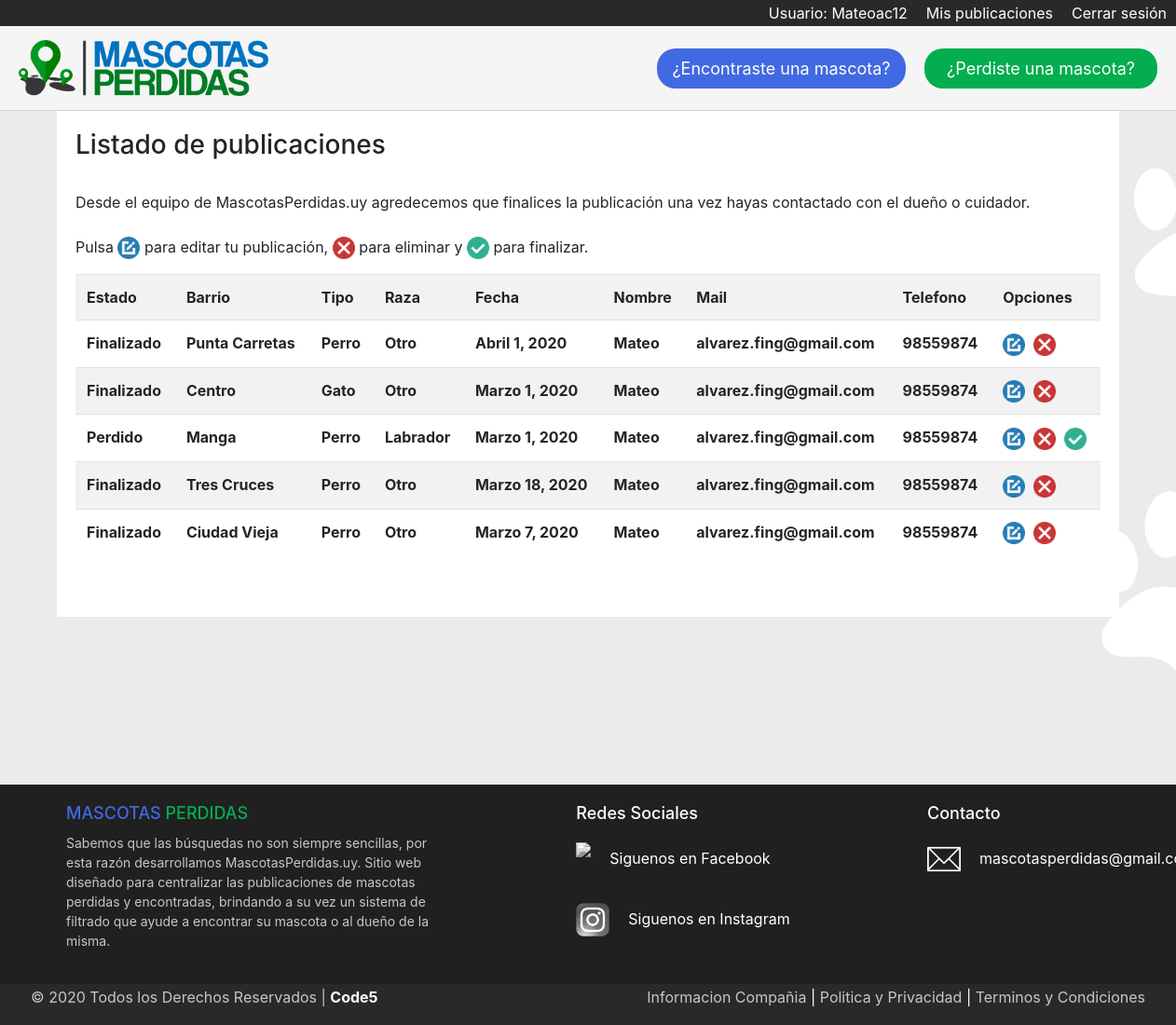
Screenshot of /listado_publicaciones/ (signed in) with the database file from the repository.
### Mascotas/models.py (models this page shows)
class MascotaPerdida(models.Model):
    estado = models.CharField(max_length=40)
    imagen = models.ImageField(null=True, blank=True)  # <---- NO SACAR EL NULL NI EL BLANK QUE SE ROMPE LA BBDD
    barrio = models.ForeignKey(Barrio, on_delete=models.CASCADE)
    tipo = models.ForeignKey(Tipo, on_delete=models.CASCADE)
    raza = models.ForeignKey(Raza, on_delete=models.CASCADE)
    fecha = models.DateField()
    nombre = models.CharField(max_length=40)
    mail = models.EmailField()
    telefono = models.IntegerField()
    descripcion = models.TextField()

class Barrio(models.Model):
    lugar = models.CharField(max_length=40)  # <---- Para indicar el barrio donde se perdio
    def __str__(self):
        return self.lugar

class Tipo(models.Model):
    especie = models.CharField(max_length=40)  # <---- Para indicar si es perro, gato, etc.
    def __str__(self):
        return self.especie

class Raza(models.Model):
    tipo = models.CharField(max_length=40)  # <---- Para indicar la raza del animal
    def __str__(self):
        return self.tipo

### Mascotasperdidas/views.py (the view)
# urls.py: path('listado_publicaciones/', Listado_publicaciones, name='listado_publicaciones'),
@login_required
def Listado_publicaciones(request):
    listado = MascotaPerdida.objects.order_by('-id')
    data = {
        'listado': listado
    }
    return render(request, 'listado_publicaciones.html', data)

### Mascotasperdidas/templates/listado_publicaciones.html (shortened to what this page needs)
{% extends 'base.html' %}
{% load static %}
{% block contenido %}
{% if user.is_authenticated %}
    <h3>Listado de publicaciones</h3>
    <p><br>
    Desde el equipo de MascotasPerdidas.uy agredecemos que finalices la publicación una vez hayas contactado con el dueño o cuidador.<br><br>
    Pulsa
    <img src="{% static 'img/edit.png' %}" alt="Editar" height="24px" > para editar tu publicación,
    <img src="{% static 'img/delete.png' %}" alt="Eliminar" height="24px" > para eliminar y
    <img src="{% static 'img/finalizar.png' %}" alt="Finalizar" height="24px"> para finalizar.
    </p>
    <table class="table table-striped">
        <tr>
            <th>Estado</th>
            <th>Barrio</th>
            <th>Tipo</th>
            <th>Raza</th>
            <th>Fecha</th>
            <th>Nombre</th>
            <th>Mail</th>
            <th>Telefono</th>
            <th>Opciones</th>
        </tr>
        {% for l in listado %}
            {% if user.email == l.mail %}
                <tr>
                    <th>{{ l.estado|title }}</th>
                    <th>{{ l.barrio|title }}</th>
                    <th>{{ l.tipo|title }}</th>
                    <th>{{ l.raza|title }}</th>
                    <th>{{ l.fecha }}</th>
                    <th>{{ l.nombre }}</th>
                    <th>{{ l.mail }}</th>
                    <th>{{ l.telefono }}</th>
                    <th>
                        <a href="{% url 'modificar_publicaciones' l.id %}"><img src="{% static 'img/edit.png' %}" alt="Editar" height="24px" style="padding-right: 5px;"></a>
                        <a href="#" onclick="ConfirmarEliminacion({{l.id}})"><img src="{% static 'img/delete.png' %}" alt="Eliminar" height="24px" style="padding-right: 5px;"></a>
                        {% if l.estado != 'FINALIZADO' %}
                            <a href="#" onclick="Finalizar({{l.id}})"><img src="{% static 'img/finalizar.png' %}" alt="Finalizar" height="24px"></a>
                        {% endif %}
                    </th>
                </tr>
            {% endif %}
        {% endfor %}
    </table>
{% else %}
    <h3>Debe iniciar sesión para ver el listado</h3>
{% endif %}
{% endblock %}

### Mascotasperdidas/templates/base.html (shortened to what this page needs)
{% load static %}
<!DOCTYPE html>
<html lang="es">
<head>
    <link rel="stylesheet" href="https://stackpath.bootstrapcdn.com/bootstrap/4.4.1/css/bootstrap.min.css">
    <link rel="stylesheet" href="{% static 'css/style.css' %}">
</head>
<body>
    <div id="login_logout">
        {% if user.is_authenticated %}
            <a href="{% url 'logout' %}">Cerrar sesión</a>
            <a href="{% url 'listado_publicaciones' %}">Mis publicaciones</a>
            <a href="{% url 'edituser' %}">Usuario: {{ user.username }}</a>
        {% else %}
            <a href="{% url 'registro_usuario' %}">Registrarse</a>
            <a href="{% url 'login' %}">Iniciar sesión</a>
        {% endif %}
    </div>
    <header id="header_principal">
        <figure id="logotipo">
            <a href="{% url 'home' %}">
                <img src="{% static 'img/Logo.png' %} "alt="logo" height="60px">
            </a>
        </figure>
        <div id="encontrado_perdido">
            <a href="{% url 'nuevo_ingreso_encontrado' %}" id="boton_encontrada">¿Encontraste una mascota?</a>
            <a href="{% url 'nuevo_ingreso_perdido' %}" id="boton_perdida">¿Perdiste una mascota?</a>
        </div>
    </header>
    <section class="container">
        {% block contenido %}
        {% endblock %}
    </section>
    <footer>
        <div class="footer_principal">
             <div class="footer_alto">
                 <div class="columna_uno">
                     <h4><span style="color: royalblue;">MASCOTAS</span> <span style="color: rgb(3, 173, 80);">PERDIDAS</span></h4>
                     <p class="copyright">
                        Sabemos que las búsquedas no son siempre sencillas, por esta razón desarrollamos
                        MascotasPerdidas.uy. Sitio web diseñado para centralizar las publicaciones de mascotas
                        perdidas y encontradas, brindando a su vez un sistema de filtrado que ayude a encontrar su
                        mascota o al dueño de la misma.
                        </p>
                 </div>
                 <div class="columna_dos">
                     <h4>Redes Sociales</h4>
                     <div class="contacto_redsocial">
                        <img src="{% static 'img/facebook.png' %}" height="36px" class="color-redsocial">
                        <p><a href="https://www.facebook.com" target="_blank">Siguenos en Facebook</a></p>
                     </div>
                     <div class="contacto_redsocial">
                        <img src="{% static 'img/instagram.png' %}" height="36px" class="color-redsocial">
                        <p><a href="https://www.instagram.com" target="_blank">Siguenos en Instagram</a></p>
                     </div>
                 </div>
                 <div class="columna_tres">
                     <h4>Contacto</h4>
                     <div class="contenido_columna_tres">
                        <img src="{% static 'img/contact.png' %}">
                        <p><a href="mailto:mascotasperdida@gmail.com " target="_blank">mascotasperdidas@gmail.com</a></p>
                     </div>
                 </div>
             </div>
         </div>
         <div class="footer_bajo">
                <div class="derechos_info">
                     <div>
                        <p class="copyright">© 2020 Todos los Derechos Reservados | <a href="">Code5</a></p>
                     </div>
                     <div class="informacion">
                         <a href="#">Informacion Compañia</a> | <a href="#">Politica y Privacidad</a> | <a href="#">Terminos y Condiciones</a>
                     </div>
                 </div>
             </div>
     </footer>
</body>
</html>

### Mascotasperdidas/static/css/style.css (style rules this page uses)
body { background: url('/static/img/background.png') no-repeat center center fixed; background-size: cover; min-height: 100vh; }
#login_logout { background-color: rgb(41, 41, 41); overflow: hidden; }
#login_logout > a { display: inline-block; padding: 2px 10px 0px 10px; color: white; text-decoration: none; border-bottom: rgb(41, 41, 41) 2px solid; float: right; }
#header_principal { padding: 15px 20px; background-color: whitesmoke; border-bottom: lightgray 1px solid; overflow: hidden; position: sticky; top: 0; z-index: 1; }
#logotipo { margin: 0; float: left; }
#encontrado_perdido { display: inline-block; float: right; position: relative; top: 9px; }
#boton_encontrada { display: inline-block; padding: 8px 16px; text-decoration: none; color: white; font-size: 18px; border-radius: 20px; min-width: 250px; text-align: center; background-color: royalblue; margin-right: 16px; }
#boton_perdida { display: inline-block; padding: 8px 16px; text-decoration: none; color: white; font-size: 18px; border-radius: 20px; min-width: 250px; text-align: center; background-color: rgb(3, 173, 80); }
.container { background-color: white; padding: 20px 20px 50px 20px; border: lightgrey 1px; }
footer { width: 100%; background: #202020; color: white; }
.footer_principal { width: 100%; max-width: 1200px; margin: auto; margin-top: 180px; padding: 20px 40px; }
.footer_alto { display: flex; justify-content: space-between; }
.columna_uno { max-width: 400px; }
.columna_uno h4 { font-size: 18px; }
.columna_uno p { font-size: 14px; color: #C7C7C7; margin-top: 10px; }
.columna_dos { max-width: 400px; }
.columna_dos h4 { font-size: 18px; }
.contacto_redsocial { margin-top: 20px; display: flex; filter: grayscale(1); }
.contacto_redsocial > p > a { color: white; text-decoration: none; }
.contacto_redsocial p { margin-top: 5px; margin-left: 20px; }
.columna_tres { max-width: 400px; }
.columna_tres h4 { font-size: 18px; }
.contenido_columna_tres { margin-top: 20px; display: flex; }
.contenido_columna_tres > p > a { color: white; }
.contenido_columna_tres img { width: 36px; height: 36px; }
.contenido_columna_tres p { margin-top: 5px; margin-left: 20px; max-width: 140px; }
.footer_bajo { width: 100%; background: rgb(41, 41, 41); }
.derechos_info { max-width: 1200px; margin: auto; display: flex; justify-content: space-between; padding: 2px; }
.copyright { color: #C7C7C7; }
.copyright a { text-decoration: none; color: white; font-weight: bold; }
.informacion a { text-decoration: none; color: #C7C7C7; }

### rows the page displays
MascotaPerdida: estado "Finalizado", barrio "Punta Carretas", tipo "Perro", raza "Otro", fecha "Abril 1, 2020", nombre "Mateo", mail "alvarez.fing@gmail.com", telefono "98559874"
MascotaPerdida: estado "Finalizado", barrio "Centro", tipo "Gato", raza "Otro", fecha "Marzo 1, 2020", nombre "Mateo", mail "alvarez.fing@gmail.com", telefono "98559874"
MascotaPerdida: estado "Perdido", barrio "Manga", tipo "Perro", raza "Labrador", fecha "Marzo 1, 2020", nombre "Mateo", mail "alvarez.fing@gmail.com", telefono "98559874"
MascotaPerdida: estado "Finalizado", barrio "Tres Cruces", tipo "Perro", raza "Otro", fecha "Marzo 18, 2020", nombre "Mateo", mail "alvarez.fing@gmail.com", telefono "98559874"
MascotaPerdida: estado "Finalizado", barrio "Ciudad Vieja", tipo "Perro", raza "Otro", fecha "Marzo 7, 2020", nombre "Mateo", mail "alvarez.fing@gmail.com", telefono "98559874"

### other values shown
{{ user.username }} "Mateoac12"
